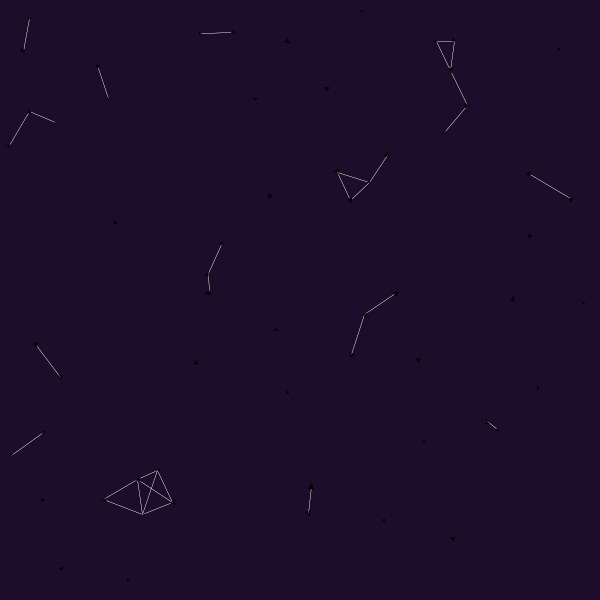
Frame 1 (no input)
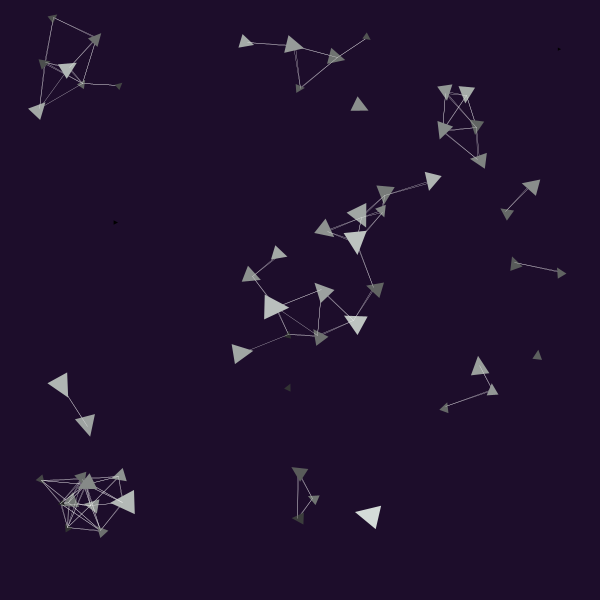
Frame 60 (the mouse pressed at the canvas centre just before this capture)
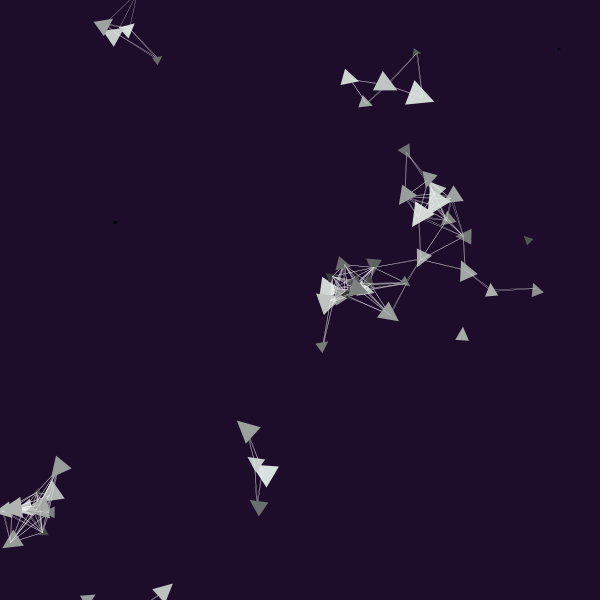
Frame 120 (the mouse held since frame 60 and released just before this capture)

The Processing sketch that drew these frames (run headless with seeded random() and noise(); from frame 60 on, the mouse is pressed at the canvas centre):

// Processing sketch: CreativeCoding_3
// ── CreativeCoding_3.pde
ArrayList<PVector> attractors;
ArrayList<Bird> birdArray;

PVector attractionPt;

boolean clicked;
PVector clickedMousePos;

PVector initialBirdPos;
int numBirds;
float t;

void setup()
{
  size(600,600);
  frameRate(60);
  numBirds = 60;
 
  attractors = new ArrayList<PVector>();
  birdArray = new ArrayList<Bird>();
  t = 0.0;
  
  
  for(int i = 0; i < numBirds; i++){
    initialBirdPos = new PVector(random(0,width),random(0,height));
    birdArray.add(new Bird(initialBirdPos.x, initialBirdPos.y));
   }
  
  clicked = false;
  clickedMousePos = new PVector(0.0, 0.0);
}

void draw()
{
  background(29,13,43);

  
  t += 0.01;

  for(Bird b:birdArray)
  {
    b.flock(birdArray);
    for(PVector a : attractors)
    {
     
       fill(242,178, 27);
      
       pushMatrix();
        translate(a.x, a.y);
        rectMode(CENTER);
       scale((sin(t*3)+3)*0.55);
       
       ellipse(0,0, 20, 20);
      
        popMatrix();
       
       b.attract(a); 
    }
    
    b.update();
    b.render(birdArray);
    
  }

  
 
  if(clicked)
  {
    attractionPt = clickedMousePos;
    attractors.add(attractionPt);
    clicked = false;
  }
  
}

void mouseClicked()
{
  clicked = true;
  clickedMousePos = new PVector(mouseX, mouseY);
  
}
// ── Bird.pde
class Bird{

  private PVector position;
  private PVector acceleration;
  private PVector velocity;
  
  private float maxSpeed;
  private float maxSteeringForce;
  
  private float separationDistance;
  private float searchDistance;
  
  private float separationWeight;
  private float alignmentWeight;
  private float cohesionWeight;
  private float attractWeight;
  
  private float radius;
  
  public Bird(float x, float y)
  {
    position = new PVector(x, y);
    velocity = new PVector(0.0, 0.0);
    acceleration = new PVector(0.0, 0.0);
    
    maxSpeed = 2.0;
    maxSteeringForce = 0.04;
    
    separationDistance = 60.0;
    searchDistance = 80.0;
    
    cohesionWeight= 0.9;
    alignmentWeight = 0.7;
    separationWeight = 0.9;
    attractWeight = 0.6;
    
    radius = random(6, 12);
  
  }
  
  public void applyForce(PVector force)
  {
    acceleration.add(force);
  }
  
  public void ScreenWrap()
  {
    if(position.x - radius > width)
      position.x = -radius;
      
    if(position.x + radius < 0)
      position.x = width + radius;
      
    if(position.y + radius < 0)
      position.y = height + radius;
      
    if(position.y - radius > height)
      position.y = -radius;
  }
  public void flock(ArrayList<Bird> birds)
  {
    //calculate forces
    PVector separationForce = calcSeparation(birds);
    PVector alignmentForce = calcAlignment(birds);
    PVector cohesionForce = calcCohesion(birds);
    
    //multiply resulting force by weights
    separationForce.mult(separationWeight);
    alignmentForce.mult(alignmentWeight);
    cohesionForce.mult(cohesionWeight);
    
    //apply forces to birds
    applyForce(separationForce);
    applyForce(alignmentForce);
    applyForce(cohesionForce);
   
    
  }

  public PVector calcSeparation(ArrayList<Bird> birds)
  {
    PVector steerVec = new PVector(0.0, 0.0, 0.0);
    int counter = 0;
    
    for(Bird b:birds)
    {
     float distance = PVector.dist(position, b.position);
     
     //distance is less than the desired sep dist but also more than 0 (same bird)
     if(distance < separationDistance && distance > 0)
     {
       PVector delta = PVector.sub(position, b.position);
       delta.normalize();
       delta.div(distance);
       steerVec.add(delta);
       counter++;
     }  
    }
    
    if(counter > 0)
    {
      steerVec.div((float)counter);
    }
    if(steerVec.mag() > 0)
    {
      steerVec.normalize();
      steerVec.mult(maxSpeed);
      steerVec.sub(velocity);
      steerVec.limit(maxSteeringForce);
    }
    return steerVec;
  }
  public PVector calcAlignment(ArrayList<Bird> birds)
  {
    PVector sum = new PVector(0.0, 0.0);
    int counter = 0;
    
    for(Bird b:birds)
    {
      float distance = PVector.dist(position, b.position);
      
      if(distance > 0 && distance < searchDistance)
      {
        sum.add(b.velocity);
        counter++;
      }
    }
    
    if(counter > 0)
    {
      sum.div((float)counter);
      sum.normalize();
      sum.mult(maxSpeed);
      PVector steerVec = PVector.sub(sum, velocity);
      steerVec.limit(maxSteeringForce);
      return steerVec;      
    }
    return new PVector(0.0, 0.0);
  }
  
  public PVector calcCohesion(ArrayList<Bird> birds)
  {
    PVector sum = new PVector(0.0, 0.0);
    int counter = 0;
    
    for(Bird b:birds)
    {
      float distance = PVector.dist(position, b.position);
      
      if (distance > 0 && distance < searchDistance)
      {
        sum.add(b.position);
        counter++;
      }
    }
    
    if(counter > 0)
    {
      sum.div((float)counter);
      PVector desired = PVector.sub(sum, position);
      desired.normalize();
      desired.mult(maxSpeed);
      
      PVector steerVec = PVector.sub(desired, velocity);
      steerVec.limit(maxSteeringForce);
      return steerVec;
    }
    return new PVector(0,0);
  }
  
  
  public void attract(PVector attractionPoint)
  {
    
    PVector attractPoint = attractionPoint;
    float distance = PVector.dist(position, attractPoint);
    
    if (distance > 0 && distance < searchDistance)
    {
      PVector desired = PVector.sub(attractPoint, position);
      desired.normalize();
      desired.mult(maxSpeed);
    
      PVector steerVec = PVector.sub(desired, velocity);
      steerVec.limit(maxSteeringForce);
      steerVec.mult(attractWeight);
      applyForce(steerVec);
    }
    else {
      applyForce(new PVector(0.0, 0.0));
    }
  }
  
  public void update()
  {
    velocity.add(acceleration);
    velocity.limit(maxSpeed);
    position.add(velocity);
    
    acceleration.mult(0);
    ScreenWrap();
  }
  
  public void render(ArrayList<Bird> birds)
  {
    float speed = velocity.mag() / maxSpeed;
    noStroke();
    fill(222 * speed, 229 * speed, 226 * speed );
    
    float maxDistance = 50.0;
     for(Bird b:birds)
     {
          float distance = PVector.dist(position, b.position);
           if(distance < maxDistance && distance > 0)
           {
              pushMatrix();
                stroke(255);
                strokeWeight(0.25);
                line(position.x, position.y, b.position.x,b.position.y);
              popMatrix();
           }
        }
   pushMatrix();
     beginShape(TRIANGLES);
        noStroke();
        translate(position.x, position.y);
        rotate(velocity.heading());
        scale((1.0 * speed)+0.25);
        vertex(-radius, -radius);
        vertex(radius, 0);
        vertex(-radius, radius);
      endShape();
   popMatrix();
  }
  
 
}
